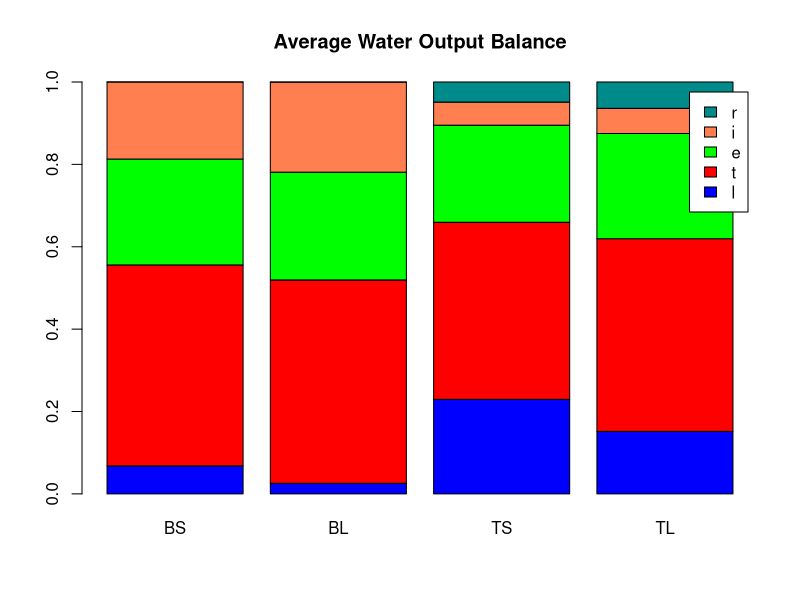

The R source for this figure:


s1BL <- matrix(0, nrow= 250, ncol= 120)
s1BS <- matrix(0, nrow= 250, ncol= 120)
s1TL <- matrix(0, nrow= 250, ncol= 120)
s1TS <- matrix(0, nrow= 250, ncol= 120)
s2BL <- matrix(0, nrow= 250, ncol= 120)
s2BS <- matrix(0, nrow= 250, ncol= 120)
s2TL <- matrix(0, nrow= 250, ncol= 120)
s2TS <- matrix(0, nrow= 250, ncol= 120)
lBS <- matrix(0, nrow= 250, ncol= 120)
lBL <- matrix(0, nrow= 250, ncol= 120)
lTS <- matrix(0, nrow= 250, ncol= 120)
lTL <- matrix(0, nrow= 250, ncol= 120)
infBS <- matrix(0, nrow= 250, ncol= 120)
infBL <- matrix(0, nrow= 250, ncol= 120)
infTS <- matrix(0, nrow= 250, ncol= 120)
infTL <- matrix(0, nrow= 250, ncol= 120)
tBS <- matrix(0, nrow= 250, ncol= 120)
tBL <- matrix(0, nrow= 250, ncol= 120)
tTS <- matrix(0, nrow= 250, ncol= 120)
tTL <- matrix(0, nrow= 250, ncol= 120)
eBS <- matrix(0, nrow= 250, ncol= 120)
eBL <- matrix(0, nrow= 250, ncol= 120)
eTS <- matrix(0, nrow= 250, ncol= 120)
eTL <- matrix(0, nrow= 250, ncol= 120)
p_iBS <- matrix(0, nrow= 250, ncol= 120)
p_iBL <- matrix(0, nrow= 250, ncol= 120)
p_iTS <- matrix(0, nrow= 250, ncol= 120)
p_iTL <- matrix(0, nrow= 250, ncol= 120)
intrcptBS <- matrix(0, nrow= 250, ncol= 120)
intrcptBL <- matrix(0, nrow= 250, ncol= 120)
intrcptTS <- matrix(0, nrow= 250, ncol= 120)
intrcptTL <- matrix(0, nrow= 250, ncol= 120)
runoffBS <- matrix(0, nrow= 250, ncol= 120)
runoffBL <- matrix(0, nrow= 250, ncol= 120)
runoffTS <- matrix(0, nrow= 250, ncol= 120)
runoffTL <- matrix(0, nrow= 250, ncol= 120)
down1BS <- matrix(0, nrow= 250, ncol= 120) 
down2BS <- matrix(0, nrow= 250, ncol= 120)
down1BL <- matrix(0, nrow= 250, ncol= 120) 
down2BL <- matrix(0, nrow= 250, ncol= 120)  
down1TS <- matrix(0, nrow= 250, ncol= 120) 
down2TS <- matrix(0, nrow= 250, ncol= 120)
down1TL <- matrix(0, nrow= 250, ncol= 120) 
down2TL <- matrix(0, nrow= 250, ncol= 120) 
crossing1BS <- matrix(0, nrow= 250, ncol= 119)
crossing2BS <- matrix(0, nrow= 250, ncol= 119)
crossing1BL <- matrix(0, nrow= 250, ncol= 119)
crossing2BL <- matrix(0, nrow= 250, ncol= 119)
crossing1TS <- matrix(0, nrow= 250, ncol= 119)
crossing2TS <- matrix(0, nrow= 250, ncol= 119)
crossing1TL <- matrix(0, nrow= 250, ncol= 119)
crossing2TL <- matrix(0, nrow= 250, ncol= 119)

valueOfInterstormB= matrix(0, nrow= 250, ncol= 120)
valueOfInterstormT= matrix(0, nrow= 250, ncol= 120)

valueOfDurationB= matrix(0, nrow= 250, ncol= 120)
valueOfDurationT= matrix(0, nrow= 250, ncol= 120)

valueOfIntensityB= matrix(0, nrow= 250, ncol= 120)
valueOfIntensityT= matrix(0, nrow= 250, ncol= 120)

inputBS<- rep(0, length(250))
inputBL<- rep(0, length(250))
inputTS<- rep(0, length(250))
inputTL<- rep(0, length(250))

lwbBS<- rep(0, length(250))
lwbBL<- rep(0, length(250))
lwbTS<- rep(0, length(250))
lwbTL<- rep(0, length(250))

twbBS<- rep(0, length(250))
twbBL<- rep(0, length(250))
twbTS<- rep(0, length(250))
twbTL<- rep(0, length(250))

ewbBS<- rep(0, length(250))
ewbBL<- rep(0, length(250))
ewbTS<- rep(0, length(250))
ewbTL<- rep(0, length(250))

iwbBS<- rep(0, length(250))
iwbBL<- rep(0, length(250))
iwbTS<- rep(0, length(250))
iwbTL<- rep(0, length(250))

rwbBS<- rep(0, length(250))
rwbBL<- rep(0, length(250))
rwbTS<- rep(0, length(250))
rwbTL<- rep(0, length(250))

numdown1BS<- rep(0, length(250))
numdown1BL<- rep(0, length(250))
numdown1TS<- rep(0, length(250))
numdown1TL<- rep(0, length(250))


numdown2BS<- rep(0, length(250))
numdown2BL<- rep(0, length(250))
numdown2TS<- rep(0, length(250))
numdown2TL<- rep(0, length(250))

T_bar1BS<- rep(0, length(250))
T_bar1BL<- rep(0, length(250))
T_bar1TS<- rep(0, length(250))
T_bar1TL<- rep(0, length(250))

T_bar2BS<- rep(0, length(250))
T_bar2BL<- rep(0, length(250))
T_bar2TS<- rep(0, length(250))
T_bar2TL<- rep(0, length(250))

#Climate Data
#mtr-duration, mtb-interstorm, mi-intensity
#Boston 
bmtr= 4
bmtb= 68
bmi= 1.691

#Tuscan
tmtr= 44
tmtb= 129
tmi= 0.814

num_days=120

#ETmax
ETmaxB=4
ETmaxT=7
BmaxE= 0.32*ETmaxB
BmaxT= 0.68*ETmaxB
TmaxE= 0.32*ETmaxT
TmaxT= 0.68*ETmaxT

#Sand
nS= 0.42
sfcS= 0.29
saS= 0.105
shS= 0.02
swS= 0.036
bS= 9
ksatS= 1098 #mm/day


#Loam
nL= 0.468
sfcL= 0.592
saL= 0.35
shL= 0.137
swL= 0.165
bL= 9
ksatL= 330 #mm/day

#Vegetation
incpt= 2

zr= 500 
init_s= 0.25


#Rainfall Stimulation
startB <- matrix(, nrow= 250, ncol= 120)
endB <- matrix(, nrow= 250, ncol= 120)
depthB <- matrix(, nrow= 250, ncol= 120)

startT <- matrix(, nrow= 250, ncol= 120)
endT <- matrix(, nrow= 250, ncol= 120)
depthT <- matrix(, nrow= 250, ncol= 120)

PB <- matrix(0, nrow=250, ncol=120)
PT <- matrix(0, nrow=250, ncol=120)#pre-specify daily precipitation variable


for (j in 1:250){

  
  #Random Numbers
  interstorm= runif(num_days)
  valueOfInterstormB[j, ]= -bmtb*log(1-interstorm)
  valueOfInterstormT[j, ]= -tmtb*log(1-interstorm)
  

  duration= runif(num_days)
  valueOfDurationB[j, ]= -bmtr*log(1-duration)
  valueOfDurationT[j, ]= -tmtr*log(1-duration)
  

  intensity= runif(num_days)
  valueOfIntensityB[j, ]= -bmi*log(1-intensity)
  valueOfIntensityT[j, ]= -tmi*log(1-intensity)
  

  
  
  for(i in 1:num_days){
    if(i==1){
      startB[j, i]= valueOfInterstormB[j, i]
      startT[j, i]= valueOfInterstormT[j, i]
    }else{
      startB[j, i]= endB[j, i-1] + valueOfInterstormB[j, i]
      startT[j, i]= endT[j, i-1] + valueOfInterstormT[j, i]
    }
    
    endB[j, i]= startB[j, i] + valueOfDurationB[j, i]
    endT[j, i]= startT[j, i] + valueOfDurationT[j, i]
    
  }
  
  for(i in 1:num_days){
    startB[j, i]=ceiling(startB[j, i]/24)
    endB[j, i]=ceiling(endB[j, i]/24)
    
    startT[j, i]=ceiling(startT[j, i]/24)
    endT[j, i]=ceiling(endT[j, i]/24)
  }
  
  end_dayB=endB[j, ]
  end_dayT=endT[j, ]
  
  depthB= valueOfDurationB[j, ]* valueOfIntensityB[j, ]
  depthT= valueOfDurationT[j, ]* valueOfIntensityT[j, ]
  
  day <- 1:num_days    #days in 120-day time series
  

  
  for (i in 1:length(day)) {
    
    #find any days with rain storms ending on the given day
    II <- which(end_dayB == day[i]) 
    HH <- which(end_dayT == day[i])
    
    if (length(II) >= 1) {
      PB[j, i] <- sum(depthB[II])    #calculate total rain depth on the given day, and set value
    }
    if (length(HH) >= 1) {
      PT[j, i] <- sum(depthT[HH])    #calculate total rain depth on the given day, and set value
    }
  }
  #plot(day, PB[j], type= "h", xlab="Day", ylab= "Precipitation (mm)", main= "Rainfall in Boston")
  #plot(day, PT[j], type= "h", xlab="Day", ylab= "Precipitation (mm)", main= "Rainfall in Tuscon")
  
  
  for (i in 1:num_days){
    #Precipitaion-Interception
    p_iBS[j, i]=PB[j, i]- incpt
    p_iBL[j, i]=PB[j, i]- incpt
    p_iTS[j, i]=PT[j, i]- incpt
    p_iTL[j, i]=PT[j, i]- incpt
    if(p_iBS[j, i]<0){
      p_iBS[j, i]=0
    }
    if(p_iBL[j, i]<0){
      p_iBL[j, i]=0
    }
    if(p_iTS[j, i]<0){
      p_iTS[j, i]=0
    }
    if(p_iTL[j, i]<0){
      p_iTL[j, i]=0
    }
    
    #Infiltration
    if(i==1){
      infBS[j, i]= min(p_iBS[j, i], nS*zr*(1-init_s))
      infBL[j, i]= min(p_iBL[j, i], nL*zr*(1-init_s))
      infTS[j, i]= min(p_iTS[j, i], nS*zr*(1-init_s))
      infTL[j, i]= min(p_iTL[j, i], nL*zr*(1-init_s))
    }else{
      infBS[j, i]= min(p_iBS[j, i], nS*zr*(1-s2BS[j, i-1]))
      infBL[j, i]= min(p_iBL[j, i], nL*zr*(1-s2BL[j, i-1]))
      infTS[j, i]= min(p_iTS[j, i], nS*zr*(1-s2TS[j, i-1]))
      infTL[j, i]= min(p_iTL[j, i], nL*zr*(1-s2TL[j, i-1]))
    }
    
    #Saturation1
    if(i==1){
      s1BS[j, i]= (infBS[j, i]+(nS*zr*init_s))/(nS*zr)
      s1BL[j, i]= (infBL[j, i]+(nL*zr*init_s))/(nL*zr)
      s1TS[j, i]= (infTS[j, i]+(nS*zr*init_s))/(nS*zr)
      s1TL[j, i]= (infTL[j, i]+(nL*zr*init_s))/(nL*zr)
    }else{
      s1BS[j, i]= (infBS[j, i]+(nS*zr*s2BS[j, i-1]))/(nS*zr)
      s1BL[j, i]= (infBL[j, i]+(nL*zr*s2BL[j, i-1]))/(nL*zr)
      s1TS[j, i]= (infTS[j, i]+(nS*zr*s2TS[j, i-1]))/(nS*zr)
      s1TL[j, i]= (infTL[j, i]+(nL*zr*s2TL[j, i-1]))/(nL*zr)
    }
    #Leakage
    if(s1BS[j, i]<sfcS){
      lBS[j, i]=0
    }else{
      lBS[j, i]= min(ksatS*((exp(bS*(s1BS[j, i]-sfcS))-1)/(exp(bS*(1-sfcS))-1)), nS*zr*(s1BS[j, i]-sfcS))
    }
    if(s1BL[j, i]<sfcL){
      lBL[j, i]=0
    }else{
      lBL[j, i]= min(ksatL*((exp(bL*(s1BL[j, i]-sfcL))-1)/(exp(bL*(1-sfcL))-1)), nL*zr*(s1BL[j, i]-sfcL))
    }
    if(s1TS[j, i]<sfcS){
      lTS[j, i]=0
    }else{
      lTS[j, i]= min(ksatS*((exp(bS*(s1TS[j, i]-sfcS))-1)/(exp(bS*(1-sfcS))-1)), nS*zr*(s1TS[j, i]-sfcS))
    }
    if(s1TL[j, i]<sfcL){
      lTL[j, i]=0
    }else{
      lTL[j, i]= min(ksatL*((exp(bL*(s1TL[j, i]-sfcL))-1)/(exp(bL*(1-sfcL))-1)), nL*zr*(s1TL[j, i]-sfcL))
    }
    
    if(s1BS[j, i]<=swS){
      tBS[j, i]=0
    }
    if(s1BL[j, i]<=swL){
      tBL[j, i]=0
    }
    if(s1TS[j, i]<=swS){
      tTS[j, i]=0
    }
    if(s1TL[j, i]<=swL){
      tTL[j, i]=0
    }
    
    if(swS<s1BS[j, i] & s1BS[j, i]<saS){
      tBS[j, i]= ((s1BS[j, i]-swS)/(saS-swS))*BmaxT
    }
    if(swL<s1BL[j, i] & s1BL[j, i]<saL){
      tBL[j, i]= ((s1BL[j, i]-swL)/(saL-swL))*BmaxT
    }
    if(swS<s1TS[j, i] & s1TS[j, i]<saS){
      tTS[j, i]= ((s1TS[j, i]-swS)/(saS-swS))*TmaxT
    }
    if(swL<s1TL[j, i] & s1TL[j, i]<saL){
      tTL[j, i]= ((s1TL[j, i]-swL)/(saL-swL))*TmaxT
    }
    
    if(s1BS[j, i]>=saS){
      tBS[j, i]=BmaxT
    }
    if(s1BL[j, i]>=saL){
      tBL[j, i]=BmaxT
    }
    if(s1TS[j, i]>=saS){
      tTS[j, i]=TmaxT
    }
    if(s1TL[j, i]>=saL){
      tTL[j, i]=TmaxT
    }
    
    if(s1BS[j, i]<=shS){
      eBS[j, i]=0
    }
    if(s1TS[j, i]<=shS){
      eTS[j, i]=0
    }
    if(s1BL[j, i]<=shL){
      eBL[j, i]=0
    }
    if(s1TL[j, i]<=shL){
      eTL[j, i]=0
    }
    if(shS<s1BS[j, i] & s1BS[j, i]<saS){
      eBS[j, i]= ((s1BS[j, i]-shS)/(saS-shS))*BmaxE
    }
    if(shL<s1BL[j, i] & s1BL[j, i]<saL){
      eBL[j, i]= ((s1BL[j, i]-shL)/(saL-shL))*BmaxE
    }
    if(shS<s1TS[j, i] & s1TS[j, i]<saS){
      eTS[j, i]= ((s1TS[j, i]-shS)/(saS-shS))*TmaxE
    }
    if(shL<s1TL[j, i] & s1TL[j, i]<saL){
      eTL[j, i]= ((s1TL[j, i]-shL)/(saL-shL))*TmaxE
    }
    if(s1BS[j, i]>=saS){
      eBS[j, i]= BmaxE
    }
    if(s1BL[j, i]>=saL){
      eBL[j, i]= BmaxE
    }
    if(s1TS[j, i]>=saS){
      eTS[j, i]= TmaxE
    }
    if(s1TL[j, i]>=saL){
      eTL[j, i]= TmaxE
    }
    
    if(PB[j, i]>0){
      #Transpiration
      tBS[j, i]=0
      tBL[j, i]=0
      #Evaporation
      eBS[j, i]=0
      eBL[j, i]=0
    }
    if(PT[j, i]>0){
      #Transpiration
      tTS[j, i]=0
      tTL[j, i]=0
      #Evaporation
      eTS[j, i]=0
      eTL[j, i]=0
    }
    
    #Saturation2
    s2BS[j, i]= ((nS*zr*s1BS[j, i])-lBS[j, i]-tBS[j, i]-eBS[j, i])/(nS*zr)
    s2BL[j, i]= ((nL*zr*s1BL[j, i])-lBL[j, i]-tBL[j, i]-eBL[j, i])/(nL*zr)
    s2TS[j, i]= ((nS*zr*s1TS[j, i])-lTS[j, i]-tTS[j, i]-eTS[j, i])/(nS*zr)
    s2TL[j, i]= ((nL*zr*s1TL[j, i])-lTL[j, i]-tTL[j, i]-eTL[j, i])/(nL*zr)
  }
  
  
#   plot(day, s2BS, type= "l", xlab="Day", ylab= "Soil Moisture", main= "Boston and Sandy")
#   abline(h=swS, col="red", lty=2)
#   abline(h=saS, col="blue", lty=2)
#   abline(h=sfcS, col="green", lty=2)
#   legend(95, 0.33, legend=c("S*", "Sw", "Sfc"),col=c("blue", "red", "green"), lty=1:2, cex=0.6,bty = "n")
#   
#   plot(day, s2BL, type= "l", xlab="Day", ylab= "Soil Moisture", main= "Boston and Silty Loam")
#   abline(h=swL, col="red", lty=2)
#   abline(h=saL, col="blue", lty=2)
#   abline(h=sfcL, col="green", lty=2)
#   legend(95, 0.33, legend=c("S*", "Sw", "Sfc"),col=c("blue", "red", "green"), lty=1:2, cex=0.6,bty = "n")
#   
#   plot(day, s2TS, type= "l", xlab="Day", ylab= "Soil Moisture", main= "Tucson and Sandy")
#   abline(h=swS, col="red", lty=2)
#   abline(h=saS, col="blue", lty=2)
#   abline(h=sfcS, col="green", lty=2)
#   legend(95, 0.33, legend=c("S*", "Sw", "Sfc"),col=c("blue", "red", "green"), lty=1:2, cex=0.6,bty = "n")
#   
#   plot(day, s2TL, type= "l", xlab="Day", ylab= "Soil Moisture", main= "Tucson and Silty Loam")
#   abline(h=swL, col="red", lty=2)
#   abline(h=saL, col="blue", lty=2)
#   abline(h=sfcL, col="green", lty=2)
#   legend(95, 0.33, legend=c("S*", "Sw", "Sfc"),col=c("blue", "red", "green"), lty=1:2, cex=0.6,bty = "n")
#   
#   
  
  #Interception
  intrcptBS[j, ]= PB[j, ]-p_iBS[j, ]
  intrcptBL[j, ]= PB[j, ]-p_iBL[j, ]
  intrcptTS[j, ]= PT[j, ]-p_iTS[j, ]
  intrcptTL[j, ]= PT[j, ]-p_iTL[j, ]
  
  #Runoff
  runoffBS[j, ]= p_iBS[j, ]-infBS[j, ]
  runoffBL[j, ]= p_iBL[j, ]-infBL[j, ]
  runoffTS[j, ]= p_iTS[j, ]-infTS[j, ]
  runoffTL[j, ]= p_iTL[j, ]-infTL[j, ]
  
  #input
  inputBS[j]= sum(PB[j, ])-nS*zr*(s2BS[j, num_days]-init_s)
  inputBL[j]= sum(PB[j, ])-nL*zr*(s2BL[j, num_days]-init_s)
  inputTS[j]= sum(PT[j, ])-nS*zr*(s2TS[j, num_days]-init_s)
  inputTL[j]= sum(PT[j, ])-nL*zr*(s2TL[j, num_days]-init_s)
  
  #water balance: leakage
  lwbBS[j]= sum(lBS[j, ])/inputBS[j]
  lwbBL[j]= sum(lBL[j, ])/inputBL[j]
  lwbTS[j]= sum(lTS[j, ])/inputTS[j]
  lwbTL[j]= sum(lTL[j, ])/inputTL[j]
  
  #water balance: transpirtion
  twbBS[j]= sum(tBS[j, ])/inputBS[j]
  twbBL[j]= sum(tBL[j, ])/inputBL[j]
  twbTS[j]= sum(tTS[j, ])/inputTS[j]
  twbTL[j]= sum(tTL[j, ])/inputTL[j]
  
  #water balance: evaporation
  ewbBS[j]= sum(eBS[j, ])/inputBS[j]
  ewbBL[j]= sum(eBL[j, ])/inputBL[j]
  ewbTS[j]= sum(eTS[j, ])/inputTS[j]
  ewbTL[j]= sum(eTL[j, ])/inputTL[j]
  
  #water balance: interception
  iwbBS[j]= sum(intrcptBS[j, ])/inputBS[j]
  iwbBL[j]= sum(intrcptBL[j, ])/inputBL[j]
  iwbTS[j]= sum(intrcptTS[j, ])/inputTS[j]
  iwbTL[j]= sum(intrcptTL[j, ])/inputTL[j]
  
  #water balance: runoff
  rwbBS[j]= sum(runoffBS[j, ])/inputBS[j]
  rwbBL[j]= sum(runoffBL[j, ])/inputBL[j]
  rwbTS[j]= sum(runoffTS[j, ])/inputTS[j]
  rwbTL[j]= sum(runoffTL[j, ])/inputTL[j]
  
  lwbBS[j]+twbBS[j]+ewbBS[j]+iwbBS[j]+rwbBS[j]
  lwbBL[j]+twbBL[j]+ewbBL[j]+iwbBL[j]+rwbBL[j]
  lwbTS[j]+twbTS[j]+ewbTS[j]+iwbTS[j]+rwbTS[j]
  lwbTL[j]+twbTL[j]+ewbTL[j]+iwbTL[j]+rwbTL[j]
  
  
#   counts <- matrix(c(lwbBS, lwbBL, lwbTS, lwbTL, twbBS, twbBL, twbTS, twbTL, ewbBS, ewbBL, ewbTS, ewbTL, iwbBS, iwbBL, iwbTS, iwbTL, rwbBS, rwbBL, rwbTS, rwbTL), nrow=5, byrow=TRUE)      
#   colnames(counts) <- c("BS","BL","TS", "TL")
#   rownames(counts) <- c("l", "t", "e", "i", "r")
#   counts <- as.table(counts)
#   barplot(counts,legend=T,beside=F,main='Water Output Balance', col=c("blue", "red", "green", "coral", "darkcyan"))
  
  
  
  
#   bar1 <- matrix(c(num_down1BS[j], num_down1BL[j], num_down1TS[j], num_down1TL[j], num_down2BS[j], num_down2BL[j], num_down2TS[j], num_down2TL[j]), nrow=2, byrow=TRUE)      
#   colnames(bar1) <- c("BS","BL","TS", "TL")
#   rownames(bar1) <- c("num_down1", "num_down2")
#   bar <- as.table(bar1)
  #barplot(bar1,legend=T,beside=T,main='Number of Downcrossings', col=c("red", "coral"))
  

  
#   bar2 <- matrix(c( T_bar1BS[j], T_bar1BL[j], T_bar1TS[j], T_bar1TL[j], T_bar2BS[j], T_bar2BL[j], T_bar2TS[j], T_bar2TL[j]), nrow=2, byrow=TRUE)      
#   colnames(bar2) <- c("BS","BL","TS", "TL")
#   rownames(bar2) <- c("T_bar1", "T_bar2")
#   bar <- as.table(bar2)
  #barplot(bar2,legend=T,beside=T,main='Duration of Excursion', col=c("blue", "cyan"))
  
  
  
  
  
  
}

(sum(lwbBS)+sum(twbBS)+sum(ewbBS)+sum(iwbBS)+sum(rwbBS))/250
(sum(lwbBL)+sum(twbBL)+sum(ewbBL)+sum(iwbBL)+sum(rwbBL))/250
(sum(lwbTS)+sum(twbTS)+sum(ewbTS)+sum(iwbTS)+sum(rwbTS))/250
(sum(lwbTL)+sum(twbTL)+sum(ewbTL)+sum(iwbTL)+sum(rwbTL))/250

l_BS= sum(lwbBS)/250
l_BL= sum(lwbBL)/250
l_TS= sum(lwbTS)/250
l_TL= sum(lwbTL)/250

t_BS= sum(twbBS)/250
t_BL= sum(twbBL)/250
t_TS= sum(twbTS)/250
t_TL= sum(twbTL)/250

e_BS= sum(ewbBS)/250
e_BL= sum(ewbBL)/250
e_TS= sum(ewbTS)/250
e_TL= sum(ewbTL)/250

i_BS= sum(iwbBS)/250
i_BL= sum(iwbBL)/250
i_TS= sum(iwbTS)/250
i_TL= sum(iwbTL)/250

r_BS= sum(rwbBS)/250
r_BL= sum(rwbBL)/250
r_TS= sum(rwbTS)/250
r_TL= sum(rwbTL)/250

  counts <- matrix(c(l_BS, l_BL, l_TS, l_TL, t_BS, t_BL, t_TS, t_TL, e_BS, e_BL, e_TS, e_TL, i_BS, i_BL, i_TS, i_TL, r_BS, r_BL, r_TS, r_TL), nrow=5, byrow=TRUE)      
  colnames(counts) <- c("BS","BL","TS", "TL")
  rownames(counts) <- c("l", "t", "e", "i", "r")
  counts <- as.table(counts)
  barplot(counts,legend=T,beside=F,main='Average Water Output Balance', col=c("blue", "red", "green", "coral", "darkcyan"))

